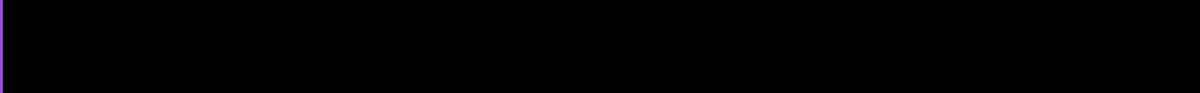
Frame 1 (no input)
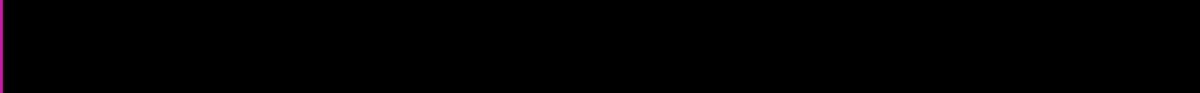
Frame 60 (the mouse pressed at the canvas centre just before this capture)
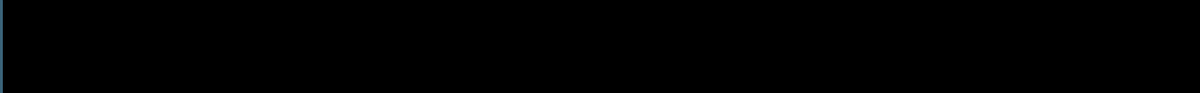
Frame 120 (the mouse held since frame 60 and released just before this capture)

The Processing sketch that drew these frames (run headless with seeded random() and noise(); from frame 60 on, the mouse is pressed at the canvas centre):

// Processing sketch: oliver
// ── oliver.pde
String l = ""; 
int time = 0;
void setup()
{
  size(1280, 100);
  textSize(20);
  fill(255);
  strokeWeight(5);
}

void draw()
{ 
  background(0,255); 
  float cursorPos = textWidth(l);
  stroke(random(255), random(255), random(255));
  line(cursorPos, 0, cursorPos, 100);
  text(l, 0, 50);
}

void keyPressed() {
  
    
    if (key == 't') {
      if (time == 0){
        delay(100);
        time++;
      }}
         if (key == 'i') {
      if (time == 1){
        delay(100);
        time++;
      }}
         if (key == 'm') {
      if (time == 2){
        delay(100);
        time++;
      }}
         if (key == 'e') {
      if (time == 3){
        delay(100);
        time++;
      }}
      if(time == 4){
        delay(100);
      println(year(), ":", month(), ":", day(), ":", hour(), ":", minute(), ":", second());
      time = 0;
    }
    if(key != 't' && key != 'i'&& key != 'm'&& key != 'e'){
    if(time >= 1){
     time--; 
    }
    }

    if (key == BACKSPACE) {
      if (l.length() > 0) {
        l = l.substring(0, l.length()-1);

      }
    } else if  (textWidth(l+key) < width && key != CODED) {
      l = l + key;
    }  
    if (keyCode == ENTER) {
      println(l);
      l = "";  //    =^¡€#¢∞§¶•ªºº–––≠ //<>//
      delay(10);
    }  //          =^>^=                                      t
  

  }
